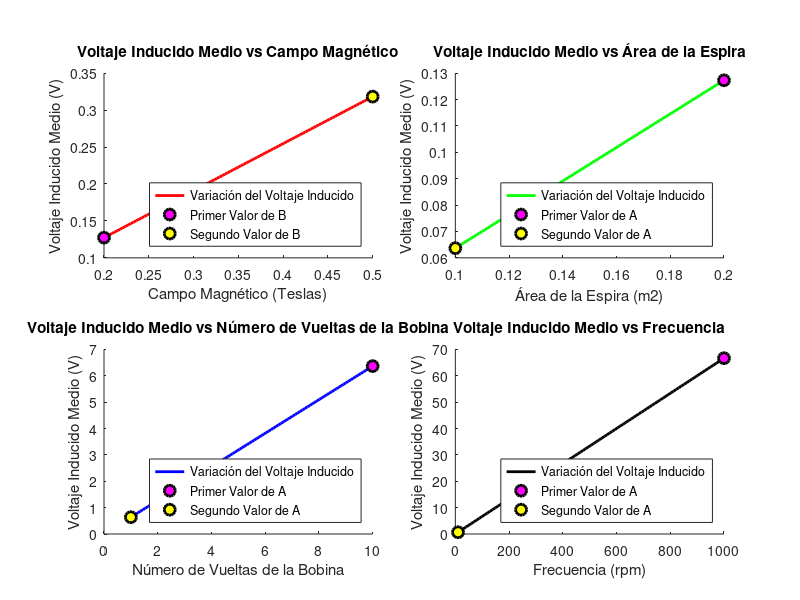
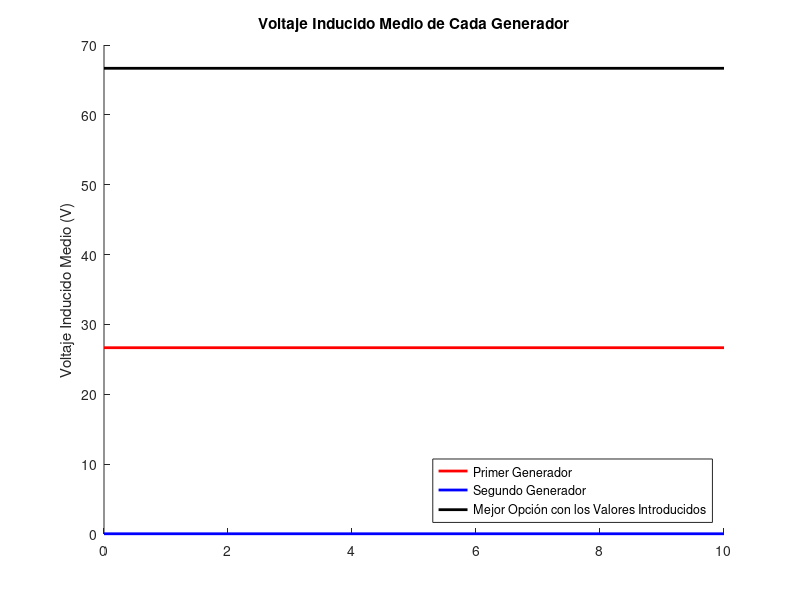

Reproduce these figures in MATLAB, in order.
% Clean screen and variables
% Limpiar pantalla y variables
clc
clear

% Ask user for the first generator initial data
% Preguntar al usuario los datos iniciales del primer generador
prompt = {'Campo Magnético [T]','Área de la Espira [m2]','Número de Vueltas de la Bobina','Frecuencia [rpm]'};
digtitle = 'Introduce los Valores del Primer Generador';
dims = [1 25];
definput = {'0.2','0.2','10','1000'};
answer = inputdlg(prompt, digtitle, dims, definput);

% Convert input strings to number
% Convertir strings de entrada a números
B1 = str2num(answer{1});
A1 = str2num(answer{2});
N1 = str2num(answer{3});
RPM1 = str2num(answer{4});

% Ask user for the second generator initial data
% Preguntat al usuario por datos iniciales del segundo generador
prompt = {'Campo Magnético [T]','Área de la Espira [m2]','Número de Vueltas de la Bobina','Frecuencia [rpm]'};
digtitle = 'Introduce los Valores del Segundo Generador';
dims = [1 25];
definput = {'0.5','0.1','1','10'};
answer = inputdlg(prompt, digtitle, dims, definput);

% Convert input strings to number
% Convertir strings de entrada a números
B2 = str2num(answer{1});
A2 = str2num(answer{2});
N2 = str2num(answer{3});
RPM2 = str2num(answer{4});

% Set maximum and minimum values of the initial data
% Establecer valores máximos y mínimos de los datos iniciales
Bmin = min(B1,B2);
Bmax = max(B1,B2);
Amin = min(A1,A2);
Amax = max(A1,A2);
Nmin = min(N1,N2);
Nmax = max(N1,N2);
RPMmin = min(RPM1,RPM2);
RPMmax = max(RPM1,RPM2);

% Calculate the percentage of generator improvement
% Calcular porcentaje de mejora del generador
Bi = (Bmax-Bmin)/100;
Ai = (Amax-Amin)/100;
Ni = (Nmax-Nmin)/100;
RPMi = (RPMmax-RPMmin)/100;

% Create vectors of parameters change
% Crear vectores de cambio en parámetros
B = [Bmin:Bi:Bmax];
A = [Amin:Ai:Amax];
N = [Nmin:Ni:Nmax];
RPM = [RPMmin:RPMi:RPMmax];

% Create figure
% Crear figura
figure('Name','Variación del Voltaje Inducido Respecto a la Diferencia de los Valores Introducidos','Position',[1,1000,5000,3000])


subplot(2,2,1)
EB = (2/pi)*B;
EB1 = (2/pi)*B1;
EB2 = (2/pi)*B2;
hold on
title('Voltaje Inducido Medio vs Campo Magnético')
xlabel('Campo Magnético (Teslas)')
ylabel('Voltaje Inducido Medio (V)')
plot(B,EB,'Color','r','LineWidth',2)
plot(B1,EB1,'sk','Marker','o','MarkerFaceColor','magenta','MarkerSize',8,'LineWidth',2)
plot(B2,EB2,'sk','Marker','o','MarkerFaceColor','yellow','MarkerSize',8,'LineWidth',2)
legend('Variación del Voltaje Inducido','Primer Valor de B','Segundo Valor de B','Location','Southeast')

subplot(2,2,2)
EA = (2/pi)*A;
EA1 = (2/pi)*A1;
EA2 = (2/pi)*A2;
hold on
title('Voltaje Inducido Medio vs Área de la Espira')
xlabel('Área de la Espira (m2)')
ylabel('Voltaje Inducido Medio (V)')
plot(A,EA,'Color','g','LineWidth',2)
plot(A1,EA1,'sk','Marker','o','MarkerFaceColor','magenta','MarkerSize',8,'LineWidth',2)
plot(A2,EA2,'sk','Marker','o','MarkerFaceColor','yellow','MarkerSize',8,'LineWidth',2)
legend('Variación del Voltaje Inducido','Primer Valor de A','Segundo Valor de A','Location','Southeast')

subplot(2,2,3)
EN = (2/pi)*N;
EN1 = (2/pi)*N1;
EN2 = (2/pi)*N2;
hold on
title('Voltaje Inducido Medio vs Número de Vueltas de la Bobina')
xlabel('Número de Vueltas de la Bobina')
ylabel('Voltaje Inducido Medio (V)')
plot(N,EN,'Color','b','LineWidth',2)
plot(N1,EN1,'sk','Marker','o','MarkerFaceColor','magenta','MarkerSize',8,'LineWidth',2)
plot(N2,EN2,'sk','Marker','o','MarkerFaceColor','yellow','MarkerSize',8,'LineWidth',2)
legend('Variación del Voltaje Inducido','Primer Valor de A','Segundo Valor de A','Location','Southeast')

subplot(2,2,4)
w = RPM*pi/30;
ERPM = (2/pi)*w;
w1 = RPM1*pi/30;
ERPM1 = (2/pi)*w1;
w2 = RPM2*pi/30;
ERPM2 = (2/pi)*w2;
hold on
title('Voltaje Inducido Medio vs Frecuencia')
xlabel('Frecuencia (rpm)')
ylabel('Voltaje Inducido Medio (V)')
plot(RPM,ERPM,'Color','k','LineWidth',2)
plot(RPM1,ERPM1,'sk','Marker','o','MarkerFaceColor','magenta','MarkerSize',8,'LineWidth',2)
plot(RPM2,ERPM2,'sk','Marker','o','MarkerFaceColor','yellow','MarkerSize',8,'LineWidth',2)
legend('Variación del Voltaje Inducido','Primer Valor de A','Segundo Valor de A','Location','Southeast')

pause(10)
close all

figure('Name','Comparación de los Voltajes Inducidos Medios','Position',[1,1000,5000,3000])

o = 0:1:10;
E1 = (2/pi)*N1*A1*B1*w1+(o*0);
E2 = (2/pi)*N2*A2*B2*w2+(o*0);
EM = (2/pi)*Nmax*Amax*Bmax*(RPMmax*pi/30)+(o*0);
hold on
title('Voltaje Inducido Medio de Cada Generador')
xlabel(' ')
ylabel('Voltaje Inducido Medio (V)')
plot(o,E1,'Color','r','LineWidth',2)
plot(o,E2,'Color','b','LineWidth',2)
plot(o,EM,'Color','k','LineWidth',2)
legend('Primer Generador','Segundo Generador','Mejor Opción con los Valores Introducidos','Location','Southeast')

pause(10)
close all

dB = EB(length(EB))-EB(1);
dA = EA(length(EA))-EA(1);
dN = EN(length(EN))-EN(1);
dRPM = ERPM(length(ERPM))-ERPM(1);

fprintf('Resultados - Comparación de la Diferencia de Magnitudes: \n')
fprintf(['  Variación de Voltaje por Diferencia de Campos Magnéticos:                %.4f Voltios \n'], dB)
fprintf(['  Variación de Voltaje por Diferencia de Áreas de las Espiras:             %.4f Voltios \n'], dA)
fprintf(['  Variación de Voltaje por Diferencia de Número de Vueltas de la Bobina:   %.4f Voltios \n'], dN)
fprintf(['  Variación de Voltaje por Diferencia de RPM:                              %.4f Voltios \n\n'], dRPM)
fprintf('Resultados - Comparación de los Dos Generadores: \n')
fprintf(['  Voltaje Inducido por el Primer Generador:  %.4f Voltios \n'], E1(1))
fprintf(['      Campo Magnético (B):                   %.4f Teslas \n'], B1)
fprintf(['      Área de la Espira (A):                 %.4f Metros Cuadrados \n'], A1)
fprintf(['      Número de Vueltas de la Bobina (N):    %.4f \n'], N1)
fprintf(['      Frecuencia (f):                        %.4f RPM \n\n'], RPM1)
fprintf(['  Voltaje Inducido por el Segundo Generador: %.4f Voltios \n'], E2(1))
fprintf(['      Campo Magnético (B):                   %.4f Teslas \n'], B2)
fprintf(['      Área de la Espira (A):                 %.4f Metros Cuadrados \n'], A2)
fprintf(['      Número de Vueltas de la Bobina (N):    %.4f \n'], N2)
fprintf(['      Frecuencia (f):                        %.4f RPM \n\n'], RPM2)
fprintf('Resultados - Mejores Parámetros Para Un Mayor Voltaje Inducido con los Valores Proporcionados: \n')
fprintf(['  Voltaje Inducido:                          %.4f Voltios \n'], EM(1))
fprintf(['      Campo Magnético (B):                   %.4f Teslas \n'], Bmax)
fprintf(['      Área de la Espira (A):                 %.4f Metros Cuadrados \n'], Amax)
fprintf(['      Número de Vueltas de la Bobina (N):    %.4f \n'], Nmax)
fprintf(['      Frecuencia (f):                        %.4f RPM \n\n'], RPMmax)
